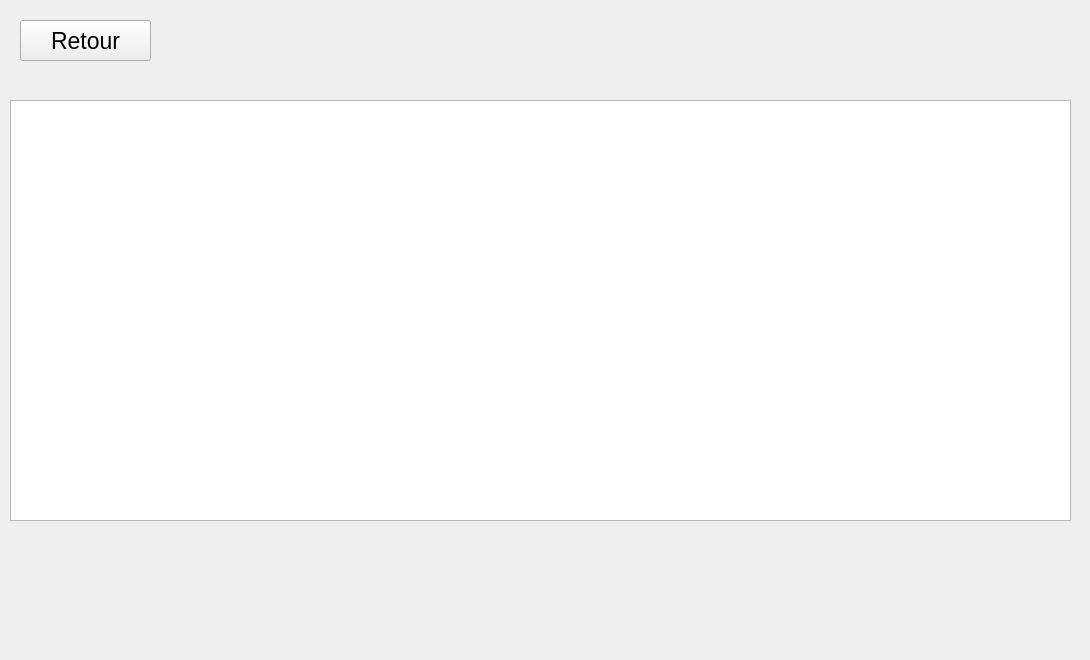
    <widget class="QWidget" name="pageExecTarjanReduit">
     <widget class="QGraphicsView" name="graphicsViewTarjanReduit">
      <property name="geometry">
       <rect>
        <x>10</x>
        <y>100</y>
        <width>1061</width>
        <height>421</height>
       </rect>
      </property>
     </widget>
     <widget class="QLabel" name="labelCFC_2">
      <property name="geometry">
       <rect>
        <x>0</x>
        <y>520</y>
        <width>1081</width>
        <height>71</height>
       </rect>
      </property>
      <property name="font">
       <font>
        <pointsize>13</pointsize>
        <bold>true</bold>
        <strikeout>false</strikeout>
       </font>
      </property>
      <property name="text">
       <string/>
      </property>
      <property name="alignment">
       <set>Qt::AlignmentFlag::AlignCenter</set>
      </property>
     </widget>
     <widget class="QPushButton" name="btnRetourTarjanReduit">
      <property name="geometry">
       <rect>
        <x>20</x>
        <y>20</y>
        <width>131</width>
        <height>41</height>
       </rect>
      </property>
      <property name="font">
       <font>
        <pointsize>17</pointsize>
        <bold>false</bold>
        <strikeout>false</strikeout>
       </font>
      </property>
      <property name="text">
       <string>Retour</string>
      </property>
     </widget>
     <widget class="QLabel" name="labelResultatsAlgo_2">
      <property name="geometry">
       <rect>
        <x>150</x>
        <y>0</y>
        <width>821</width>
        <height>101</height>
       </rect>
      </property>
      <property name="font">
       <font>
        <pointsize>14</pointsize>
        <bold>true</bold>
        <strikeout>false</strikeout>
       </font>
      </property>
      <property name="text">
       <string/>
      </property>
      <property name="alignment">
       <set>Qt::AlignmentFlag::AlignCenter</set>
      </property>
     </widget>
     <widget class="QLabel" name="labelBases">
      <property name="geometry">
       <rect>
        <x>-2</x>
        <y>600</y>
        <width>1071</width>
        <height>51</height>
       </rect>
      </property>
      <property name="font">
       <font>
        <pointsize>13</pointsize>
        <bold>true</bold>
        <strikeout>false</strikeout>
       </font>
      </property>
      <property name="text">
       <string/>
      </property>
      <property name="alignment">
       <set>Qt::AlignmentFlag::AlignCenter</set>
      </property>
     </widget>
    </widget>
